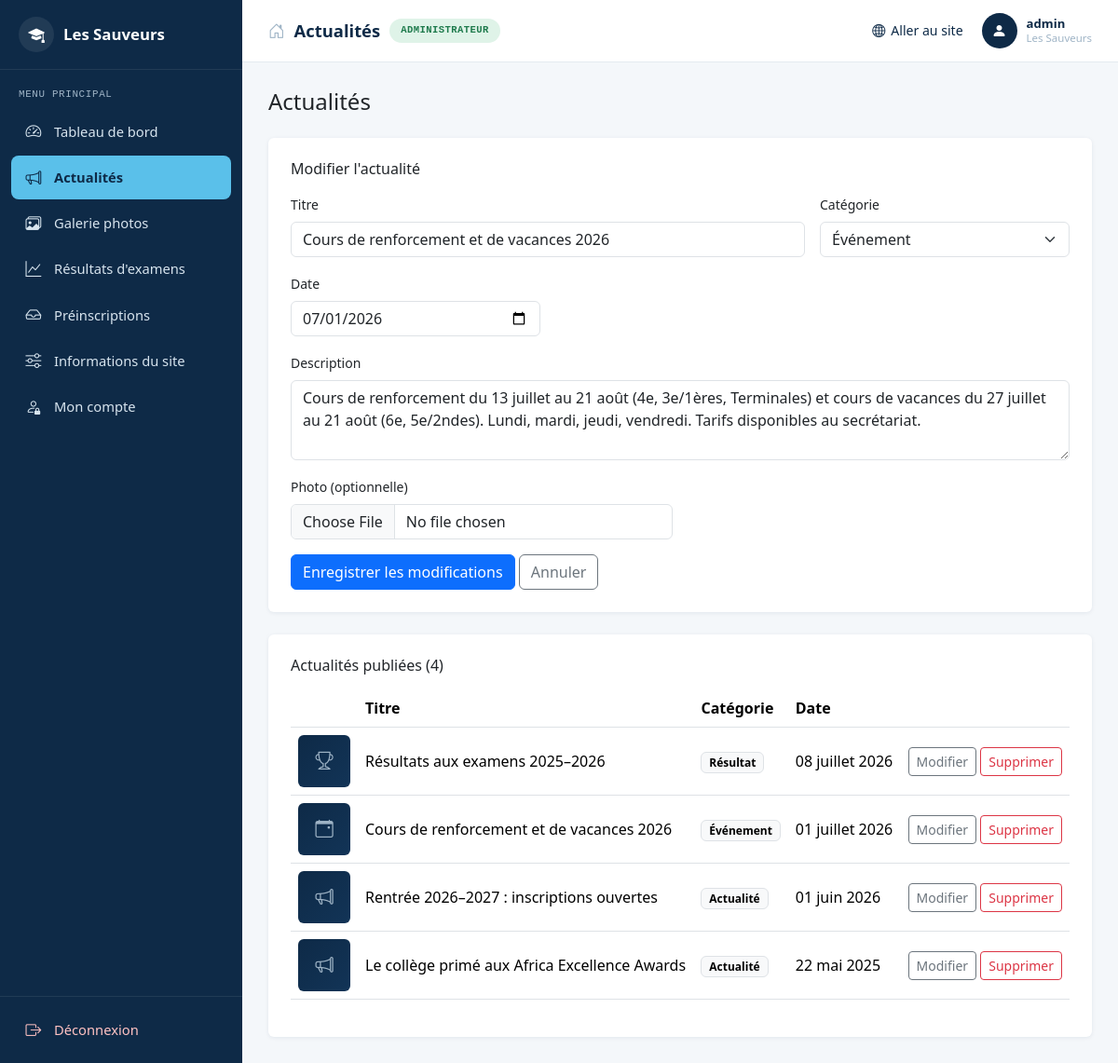
Page /admin/posts.php?edit=2 (signed in) on the committed database.
### tables this page shows
CREATE TABLE posts (
            id INTEGER PRIMARY KEY AUTOINCREMENT,
            category TEXT NOT NULL DEFAULT 'actualite',
            title TEXT NOT NULL,
            description TEXT NOT NULL,
            image TEXT,
            post_date TEXT NOT NULL,
            created_at TEXT NOT NULL,
            updated_at TEXT NOT NULL
        );

### includes/helpers.php (called while the page is built, shortened)
<?php
function h(?string $s): string {
    return htmlspecialchars($s ?? '', ENT_QUOTES, 'UTF-8');
}
function image_url(?string $relativePath): ?string {
    if (!$relativePath || str_starts_with($relativePath, '__placeholder__:')) {
        return null;
    }
    return 'uploads/' . $relativePath;
}
function category_label(string $cat): string {
    return match ($cat) {
        'evenement' => 'Événement',
        'resultat'  => 'Résultat',
        default     => 'Actualité',
    };
}
function category_icon(string $cat): string {
    return match ($cat) {
        'evenement' => 'bi-calendar-event',
        'resultat'  => 'bi-trophy',
        default     => 'bi-megaphone',
    };
}
function format_date_fr(string $iso): string {
    $months = [1=>'janvier',2=>'février',3=>'mars',4=>'avril',5=>'mai',6=>'juin',
               7=>'juillet',8=>'août',9=>'septembre',10=>'octobre',11=>'novembre',12=>'décembre'];
    $ts = strtotime($iso);
    return sprintf('%02d %s %d', (int)date('d', $ts), $months[(int)date('n', $ts)], (int)date('Y', $ts));
}

### includes/db.php (called while the page is built, shortened)
<?php
function get_db(): PDO {
    static $pdo = null;
    if ($pdo !== null) {
        return $pdo;
    }
    $dataDir = __DIR__ . '/../data';
    $dbFile = $dataDir . '/database.sqlite';
    $isNew = !file_exists($dbFile);
    $pdo = new PDO('sqlite:' . $dbFile);
    $pdo->setAttribute(PDO::ATTR_ERRMODE, PDO::ERRMODE_EXCEPTION);
    $pdo->exec('PRAGMA foreign_keys = ON');
    $pdo->exec('PRAGMA journal_mode = WAL');
    return $pdo;
}

### includes/auth.php (called while the page is built, shortened)
<?php
function current_admin(): ?array {
    $stmt = get_db()->prepare('SELECT id, username FROM admins WHERE id = ?');
    $stmt->execute([$_SESSION['admin_id']]);
    $row = $stmt->fetch(PDO::FETCH_ASSOC);
    return $row ?: null;
}
function require_login(): array {
    $admin = current_admin();
    return $admin;
}

### admin/posts.php (the view, shortened to what this page needs)
<?php
require_once __DIR__ . '/../includes/bootstrap.php';
$admin = require_login();
$db = get_db();
$editPost = null;
if (!empty($_GET['edit'])) {
    $stmt = $db->prepare('SELECT * FROM posts WHERE id = ?');
    $stmt->execute([(int) $_GET['edit']]);
    $editPost = $stmt->fetch(PDO::FETCH_ASSOC) ?: null;
}
$posts = $db->query('SELECT * FROM posts ORDER BY post_date DESC, id DESC')->fetchAll(PDO::FETCH_ASSOC);
$pageTitle = 'Actualités';
require __DIR__ . '/partials/header.php';
?>
<h1 class="h4 mb-4">Actualités</h1>
<div class="card p-4 mb-4">
  <h2 class="h6 mb-3"><?= $editPost ? "Modifier l'actualité" : 'Publier une nouvelle actualité' ?></h2>
  <form method="post" enctype="multipart/form-data">
    <div class="row g-3">
      <div class="col-md-8">
        <label class="form-label small">Titre</label>
        <input type="text" name="title" class="form-control" required value="<?= h($editPost['title'] ?? '') ?>">
      </div>
      <div class="col-md-4">
        <label class="form-label small">Catégorie</label>
        <select name="category" class="form-select">
          <?php foreach (['actualite' => 'Actualité', 'evenement' => 'Événement', 'resultat' => 'Résultat'] as $val => $label): ?>
            <option value="<?= $val ?>" <?= ($editPost['category'] ?? 'actualite') === $val ? 'selected' : '' ?>><?= $label ?></option>
          <?php endforeach; ?>
        </select>
      </div>
      <div class="col-md-4">
        <label class="form-label small">Date</label>
        <input type="date" name="post_date" class="form-control" value="<?= h($editPost['post_date'] ?? date('Y-m-d')) ?>">
      </div>
      <div class="col-12">
        <label class="form-label small">Description</label>
        <textarea name="description" class="form-control" rows="3" required><?= h($editPost['description'] ?? '') ?></textarea>
      </div>
      <div class="col-md-6">
        <label class="form-label small">Photo (optionnelle)</label>
        <input type="file" name="image" accept="image/*" class="form-control">
      </div>
    </div>
    <div class="mt-3">
      <button class="btn btn-primary" type="submit"><?= $editPost ? 'Enregistrer les modifications' : 'Publier' ?></button>
      <?php if ($editPost): ?><a href="posts.php" class="btn btn-outline-secondary">Annuler</a><?php endif; ?>
    </div>
  </form>
</div>
<div class="card p-4">
  <h2 class="h6 mb-3">Actualités publiées (<?= count($posts) ?>)</h2>
  <?php if (!$posts): ?>
    <p class="text-secondary small mb-0">Aucune actualité pour le moment.</p>
  <?php else: ?>
  <div class="table-responsive">
    <table class="table align-middle">
      <thead><tr><th></th><th>Titre</th><th>Catégorie</th><th>Date</th><th></th></tr></thead>
      <tbody>
        <?php foreach ($posts as $p): $url = image_url($p['image']); ?>
        <tr>
          <td style="width:64px;">
            <?php if ($url): ?>
              <img src="../<?= h($url) ?>" style="width:56px;height:56px;object-fit:cover;border-radius:4px;">
            <?php else: ?>
              <div class="thumb-placeholder" style="width:56px;height:56px;font-size:1.2rem;"><i class="bi <?= h(category_icon($p['category'])) ?>"></i></div>
            <?php endif; ?>
          </td>
          <td><?= h($p['title']) ?></td>
          <td><span class="badge text-bg-light border"><?= h(category_label($p['category'])) ?></span></td>
          <td><?= h(format_date_fr($p['post_date'])) ?></td>
          <td class="text-end">
            <a href="posts.php?edit=<?= (int) $p['id'] ?>" class="btn btn-sm btn-outline-secondary">Modifier</a>
            <form method="post" class="d-inline" onsubmit="return confirm('Supprimer définitivement cette actualité ?');">
              <button class="btn btn-sm btn-outline-danger" type="submit">Supprimer</button>
            </form>
          </td>
        </tr>
        <?php endforeach; ?>
      </tbody>
    </table>
  </div>
  <?php endif; ?>
</div>
<?php require __DIR__ . '/partials/footer.php'; ?>

### admin/partials/header.php (shortened to what this page needs)
<?php
$current = basename($_SERVER['SCRIPT_NAME']);
function nav_active(string $file, string $current): string {
    return $file === $current ? 'active' : '';
}
$navItems = [
    ['index.php', 'bi-speedometer2', 'Tableau de bord'],
    ['posts.php', 'bi-megaphone', 'Actualités'],
    ['gallery.php', 'bi-images', 'Galerie photos'],
    ['exam-results.php', 'bi-graph-up', "Résultats d'examens"],
    ['admissions.php', 'bi-inbox', 'Préinscriptions'],
    ['settings.php', 'bi-sliders', 'Informations du site'],
    ['account.php', 'bi-person-lock', 'Mon compte'],
];
?>
<!doctype html>
<html lang="fr">
<head>
<link href="https://cdn.jsdelivr.net/npm/bootstrap@5.3.3/dist/css/bootstrap.min.css" rel="stylesheet">
<link href="https://cdn.jsdelivr.net/npm/bootstrap-icons@1.11.3/font/bootstrap-icons.css" rel="stylesheet">
<link href="assets/admin.css" rel="stylesheet">
</head>
<body>
<div class="admin-shell">
  <aside class="admin-sidebar" id="adminSidebar">
    <div class="sidebar-brand">
      <span class="brand-logo"><i class="bi bi-mortarboard-fill"></i></span>
      <span class="brand-text">Les Sauveurs</span>
    </div>
    <div class="sidebar-section-label">Menu principal</div>
    <nav class="sidebar-nav">
      <?php foreach ($navItems as [$file, $icon, $label]): ?>
        <a class="sidebar-link <?= nav_active($file, $current) ?>" href="<?= h($file) ?>">
          <i class="bi <?= h($icon) ?>"></i><span><?= h($label) ?></span>
        </a>
      <?php endforeach; ?>
    </nav>
    <div class="sidebar-footer">
      <a class="sidebar-link danger" href="logout.php"><i class="bi bi-box-arrow-right"></i><span>Déconnexion</span></a>
    </div>
  </aside>
  <div class="admin-main">
    <header class="admin-topbar">
      <div class="topbar-title">
        <i class="bi bi-house-door"></i>
        <span><?= h($pageTitle ?? 'Administration') ?></span>
        <span class="badge-pill">ADMINISTRATEUR</span>
      </div>
      <div class="topbar-right">
        <a href="../index.php" target="_blank" class="topbar-link"><i class="bi bi-globe2"></i> Aller au site</a>
        <div class="topbar-user">
          <span class="user-avatar"><i class="bi bi-person-fill"></i></span>
          <span class="user-info"><strong><?= h($admin['username'] ?? '') ?></strong><small>Les Sauveurs</small></span>
        </div>
      </div>
    </header>
    <main class="admin-content">

### admin/assets/admin.css (style rules this page uses)
:root { --marine:#0E2A47; --marine-2:#123457; --ciel:#5AC0EA; --fond:#F4F7FA; --ligne:#E4EAF0; --texte-clair:#9FB4C6; }
body { background:var(--fond);font-family:system-ui,-apple-system,"Segoe UI",sans-serif; }
.admin-shell { display:flex;min-height:100vh; }
.admin-sidebar { width:260px;flex-shrink:0;background:var(--marine);color:#fff; display:flex;flex-direction:column;position:fixed;top:0;bottom:0;left:0;z-index:1040; transition:transform .2s ease; }
.sidebar-brand { display:flex;align-items:center;gap:10px;padding:18px 20px;border-bottom:1px solid rgba(255,255,255,.08); }
.sidebar-brand .brand-logo { width:38px;height:38px;border-radius:50%;background:rgba(255,255,255,.08); display:flex;align-items:center;justify-content:center;font-size:1.1rem;flex-shrink:0; }
.sidebar-brand .brand-text { font-weight:700;font-size:1.05rem;flex-grow:1; }
.sidebar-section-label { padding:18px 20px 8px;font-size:.68rem;letter-spacing:.06em;text-transform:uppercase; color:var(--texte-clair);font-family:'Space Mono',monospace,system-ui; }
.sidebar-nav { display:flex;flex-direction:column;gap:2px;padding:0 12px;flex-grow:1;overflow-y:auto; }
.sidebar-link { display:flex;align-items:center;gap:12px;padding:11px 14px;border-radius:8px; color:#D7E4EE;text-decoration:none;font-size:.92rem;font-weight:500;transition:background .12s ease; }
.sidebar-link i { font-size:1.05rem;width:20px;text-align:center; }
.sidebar-link.active { background:var(--ciel);color:var(--marine);font-weight:700; }
.sidebar-link.active i { color:var(--marine); }
.sidebar-footer { padding:12px;border-top:1px solid rgba(255,255,255,.08); }
.sidebar-link.danger { color:#FFC2C2; }
.admin-main { flex-grow:1;margin-left:260px;display:flex;flex-direction:column;min-width:0; }
.admin-topbar { background:#fff;border-bottom:1px solid var(--ligne); display:flex;align-items:center;justify-content:space-between;gap:16px; padding:14px 28px;position:sticky;top:0;z-index:1030;flex-wrap:wrap; }
.topbar-title { display:flex;align-items:center;gap:10px;font-weight:700;color:var(--marine);font-size:1.15rem;flex-wrap:wrap; }
.topbar-title i { color:var(--texte-clair);font-size:1.1rem; }
.badge-pill { background:#DFF3E8;color:#1E7A4C;font-size:.66rem;font-weight:700;letter-spacing:.04em; padding:5px 12px;border-radius:20px;font-family:'Space Mono',monospace,system-ui; }
.topbar-right { display:flex;align-items:center;gap:20px;flex-wrap:wrap; }
.topbar-link { color:var(--marine);text-decoration:none;font-size:.88rem;font-weight:500;display:flex;align-items:center;gap:6px; }
.topbar-user { display:flex;align-items:center;gap:10px; }
.user-avatar { width:38px;height:38px;border-radius:50%;background:var(--marine);color:#fff; display:flex;align-items:center;justify-content:center;font-size:1rem;flex-shrink:0; }
.user-info { display:flex;flex-direction:column;line-height:1.2;font-size:.82rem; }
.user-info strong { color:var(--marine); }
.user-info small { color:var(--texte-clair); }
.admin-content { padding:28px;flex-grow:1; }
.card { border:none;box-shadow:0 1px 4px rgba(14,42,71,.08); }
.thumb-placeholder { width:100%;aspect-ratio:4/3;border-radius:6px;background:linear-gradient(135deg,var(--marine),var(--marine-2));display:flex;align-items:center;justify-content:center;color:var(--texte-clair);font-size:1.8rem; }

### rows in the picture
posts: title "Cours de renforcement et de vacances 2026", category "Événement", post_date "07/01/2026", description "Cours de renforcement du 13 juillet au 21 août (4e, 3e/1ères, Terminales) et cours de vacances du 27 juillet au 21 août (6e, 5e/2ndes). Lundi, mardi, jeudi, vendredi. Tarifs disponibles au secrétariat.", post_date "01 juillet 2026"
posts: title "Résultats aux examens 2025–2026", category "Résultat", post_date "08 juillet 2026"
posts: title "Rentrée 2026–2027 : inscriptions ouvertes", category "Actualité", post_date "01 juin 2026"
posts: title "Le collège primé aux Africa Excellence Awards", category "Actualité", post_date "22 mai 2025"

### other values in the picture
$label "Tableau de bord"
$label "Actualités"
$label "Galerie photos"
$label "Résultats d'examens"
$label "Préinscriptions"
$label "Informations du site"
$label "Mon compte"
$pageTitle "Actualités"
$admin['username'] "admin"
count($posts) "4"
